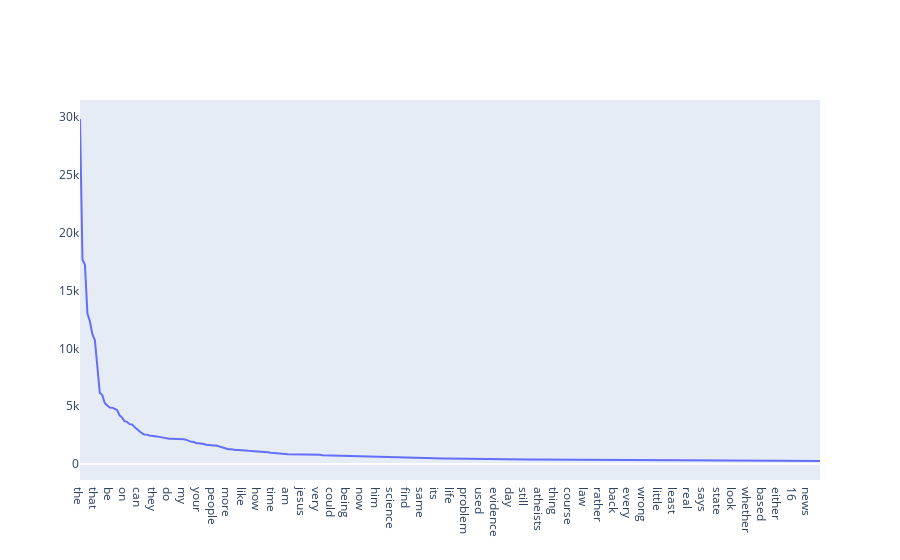

This figure's notebook cell:
### Code cell
#Exercise 15
#I use all the terms, so it takes a lot of time to compute
term_frequencies = []
for j in range(0,X_counts.shape[1]):
    term_frequencies.append(sum(X_counts[:,j].toarray()))
term_frequencies = np.asarray(X_counts.sum(axis=0))[0]

Xlist = np.array(count_vect.get_feature_names())
Ylist = np.array(term_frequencies)

inds = Y.argsort()[::-1]
sortedX = Xlist[inds][:300]
sortedY = Ylist[inds][:300]

fig = go.Figure(
    data=[go.Scatter(x=sortedX,
    y=sortedY)],
    layout=go.Layout(
        xaxis=dict(showgrid=False, type='category'),
        yaxis=dict(showgrid=False),
    )
)

fig.show()

### Figure 1 — Plotly figure (JSON) as saved in the notebook; plotly's stock layout.template omitted (floating-point values rounded to 4 significant figures; data arrays with more than 128 entries replaced by an {"elided": "..."} marker saying what was removed)
{"data": [{"type": "scatter", "x": {"elided": "300 str values"}, "y": {"elided": "300 int values"}}], "layout": {"xaxis": {"showgrid": false, "type": "category"}, "yaxis": {"showgrid": false}}}
